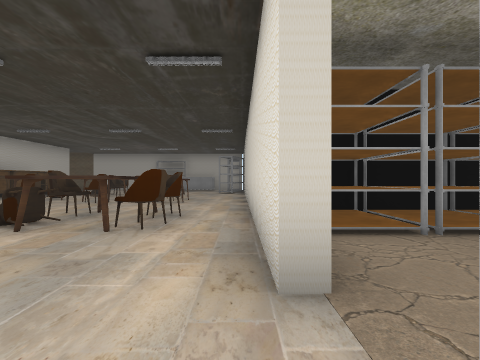
view 1 (above)

20 first-person views from a walk through a 3-D level made in the Unity game engine. The camera is 1.3 m above the floor, looks level and sees 80° across. The floor is counted in squares, 2 m on a side. Each view is taken from the middle of a square. On the plan, view 1 faces up. The plan holds only what a view shows up to about 9 squares ahead; the rest is blank. The place goes on beyond the plan. The player is left out. Some animated figures are left out. Door leaves are left out, so doorways stand open. Some surface patterns are stand-ins.

view 2
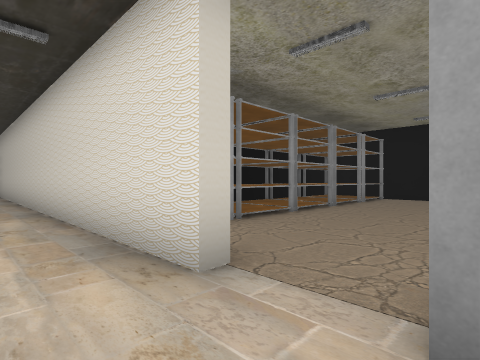

view 3
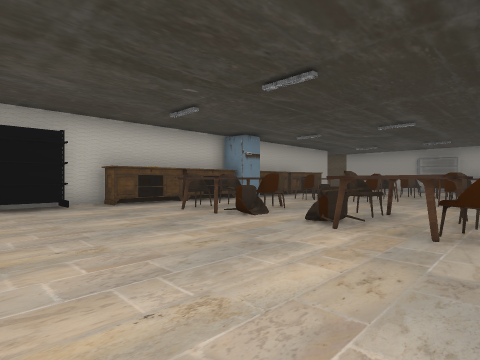

view 4
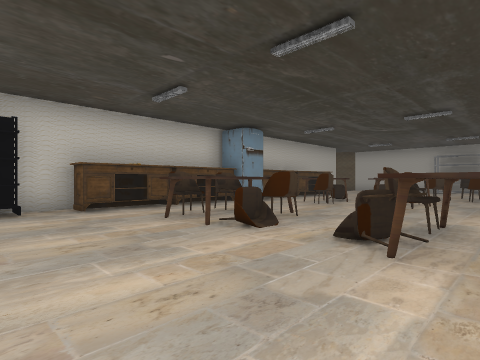

view 5
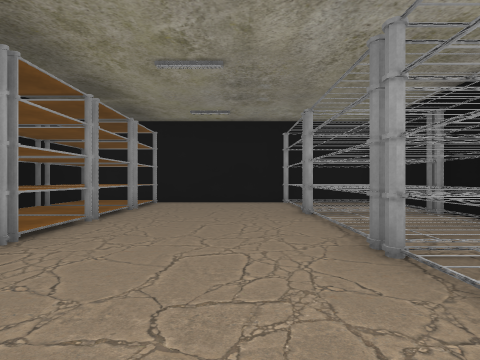

view 6
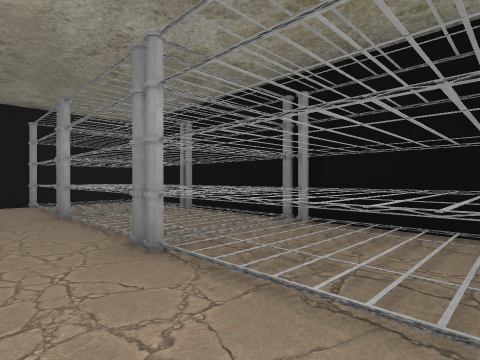

view 7
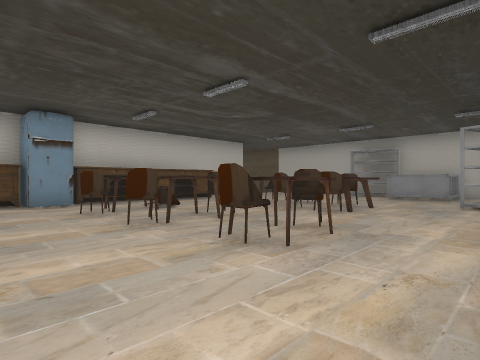

view 8
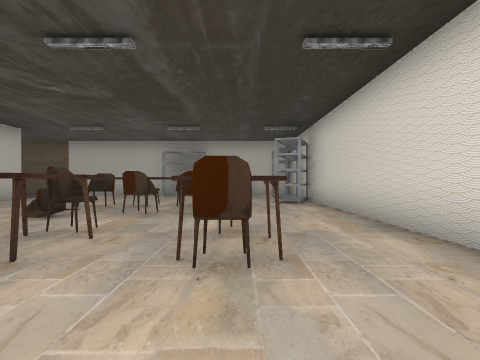

view 9
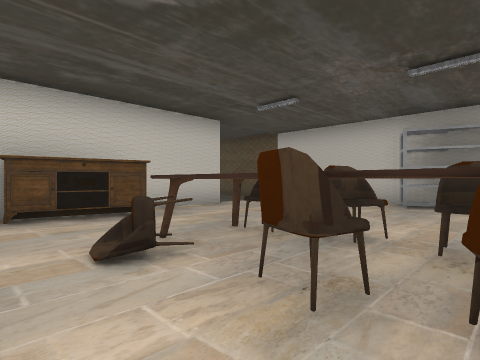

view 10
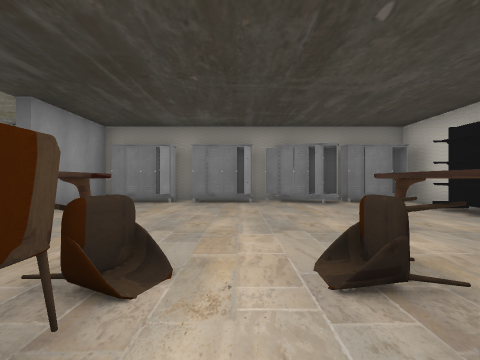

view 11
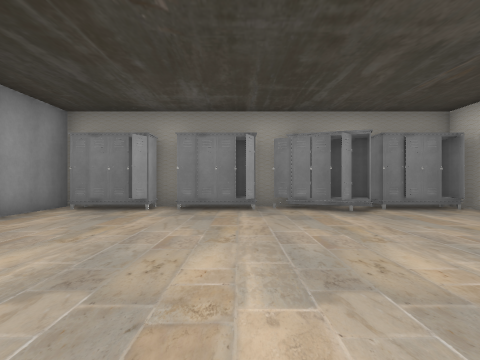

view 12
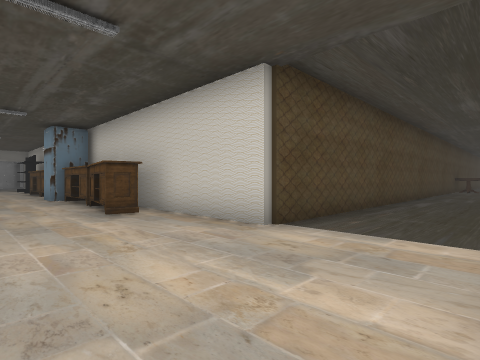

view 13
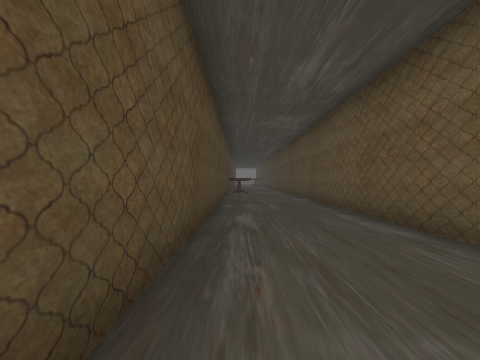

view 14
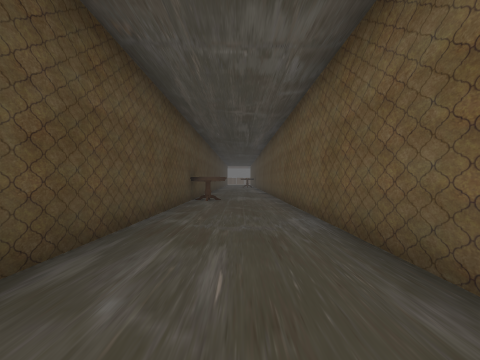

view 15
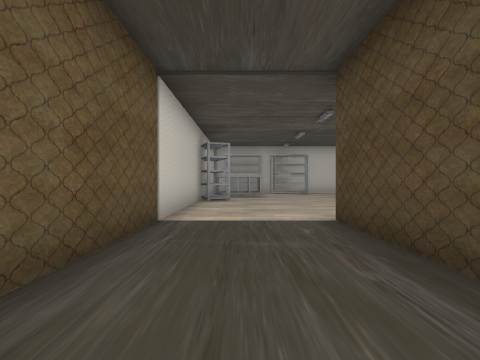

view 16
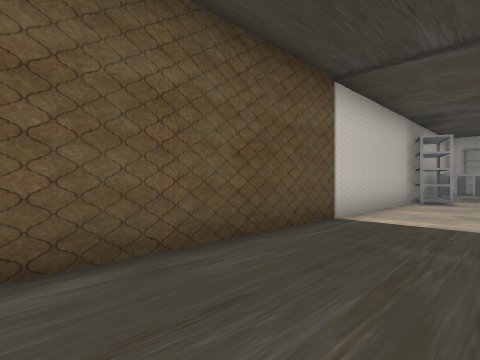

view 17
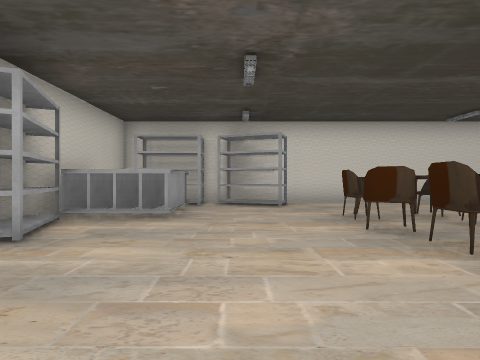

view 18
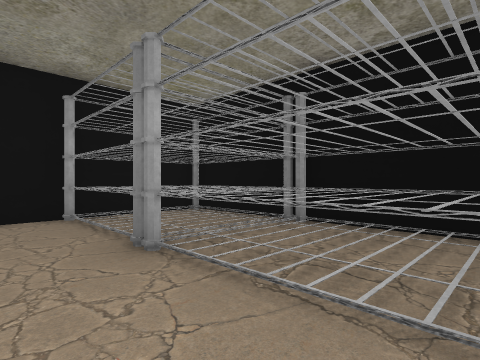

view 19
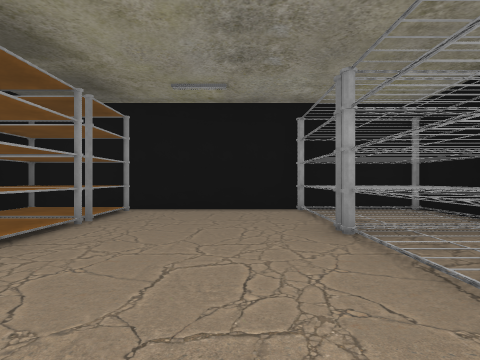

view 20
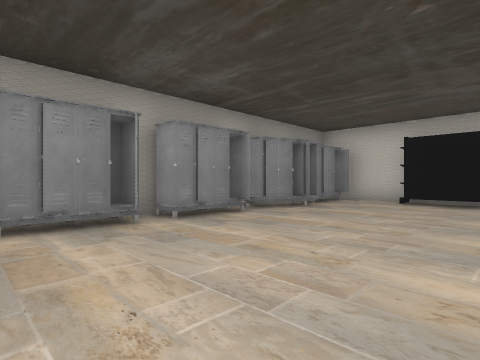

### Floor plan
Points are (right, up) in squares from view 1. A wall is a line through its corners. A room is listed if a view was taken in it or the views show most of it. See-through windows are left out.
Room 1 (views 1, 5, 6, 18, 19)
walls: (0.6, 1.6) (0.2, 1.6); (1.2, -3) (9.5, -3) (9.5, 5.5) (1.8, 5.5); (0.2, -3.1) (0.2, -2.1)
ways out: opening at (0.3, 1.5) to room 2; open door at (0, 1) to room 2
objects: other object (-2, -2) to (-1, -2); other object (1, -2) to (3, 0); other object (1, 3) to (2, 5); other object (3, 4) to (4, 5); other object (4, -2) to (6, -1); other object (5, 4) to (5, 5); other object (6, 4) to (7, 5); other object (7, -2) to (9, -1); other object (8, 4) to (9, 5)
Room 2 (views 2, 3, 4, 7, 8, 9, 10, 11, 12, 13, 14, 15, 16, 17, 20)
walls: (-8.3, 7.1) (-8.3, 2.8) (-8.9, 2.8); (-8.8, 6.4) (-8.8, 5.6); (-8.8, 4.9) (-8.8, 3.1); (-8.2, 4.2) (-8.9, 4.2); (-9.1, 3) (-9.1, 1.8); (-0.3, 13.7) (-1, 14) (-0.4, 15.6); (-8.3, 1.9) (-8.3, -0.4); (-1.6, 16.2) (-3.3, 16.2) (-3.3, 17.9) (-5, 17.3) (-5.3, 18); (-8.6, 1.9) (-8.6, -0.3) (-8.2, -0.3); (0.2, 5.4) (0.2, 16.6); (-1.5, 16.7) (-3.2, 16.7); (-2.6, 18.3) (-23.9, 18.3); (-9.1, -0.2) (-9.1, -2.8); (0.2, 1.6) (0.2, 2.5); (-5.4, -3) (-4.4, -3); (-2.8, -3) (-1.9, -3); (-24, 15.4) (-9.1, 15.4) (-9.1, 10.5)
low walls: (-9.1, 1.2) (-9.1, 0.5)
ways out: opening at (0.3, 1.5) to room 1; open door at (0, 1) to room 1
objects: other object (-24, 16); other object (-9, 9); other object (-8, 8); other object (-8, 12); other object (-7, -2); other object (-7, 4); other object (-7, 5); other object (-6, -2); other object (-6, 4) to (-6, 5); other object (-6, 8); other object (-6, 9); other object (-6, 10); other object (-6, 12) to (-5, 12); other object (-6, 13) to (-5, 13); other object (-5, 4); other object (-5, 5); other object (-5, 11); other object (-4, -2); other object (-4, 8); other object (-4, 9); other object (-4, 10); other object (-4, 11) to (-4, 12); other object (-4, 13); other object (-3, 4); other object (-3, 5); other object (-3, 11) to (-3, 12); other object (-3, 13); other object (-2, 4) to (-2, 5); other object (-2, 8); other object (-2, 9); other object (-2, 10); other object (-1, 4); other object (-1, 5)

Where each view was taken, in squares from view 1:
view 1: 0 up, 0 right, facing up
view 2: 0 up, 1 left, facing up-right
view 3: 0 up, 1 left, facing up-left
view 4: 1 up, 2 left, facing up-left
view 5: 1 up, 1 right, facing right
view 6: 1 up, 1 right, facing down-right
view 7: 6 up, 0 right, facing up-left
view 8: 6 up, 2 left, facing up
view 9: 10 up, 3 left, facing up-left
view 10: 6 up, 4 left, facing down
view 11: 4 up, 4 left, facing down
view 12: 18 up, 6 left, facing down-left
view 13: 16 up, 10 left, facing left
view 14: 17 up, 15 left, facing left
view 15: 17 up, 14 left, facing right
view 16: 16 up, 14 left, facing up-right
view 17: 15 up, 8 left, facing right
view 18: 1 up, 4 right, facing down-right
view 19: 1 up, 3 right, facing right
view 20: 2 up, 0 right, facing down-left
